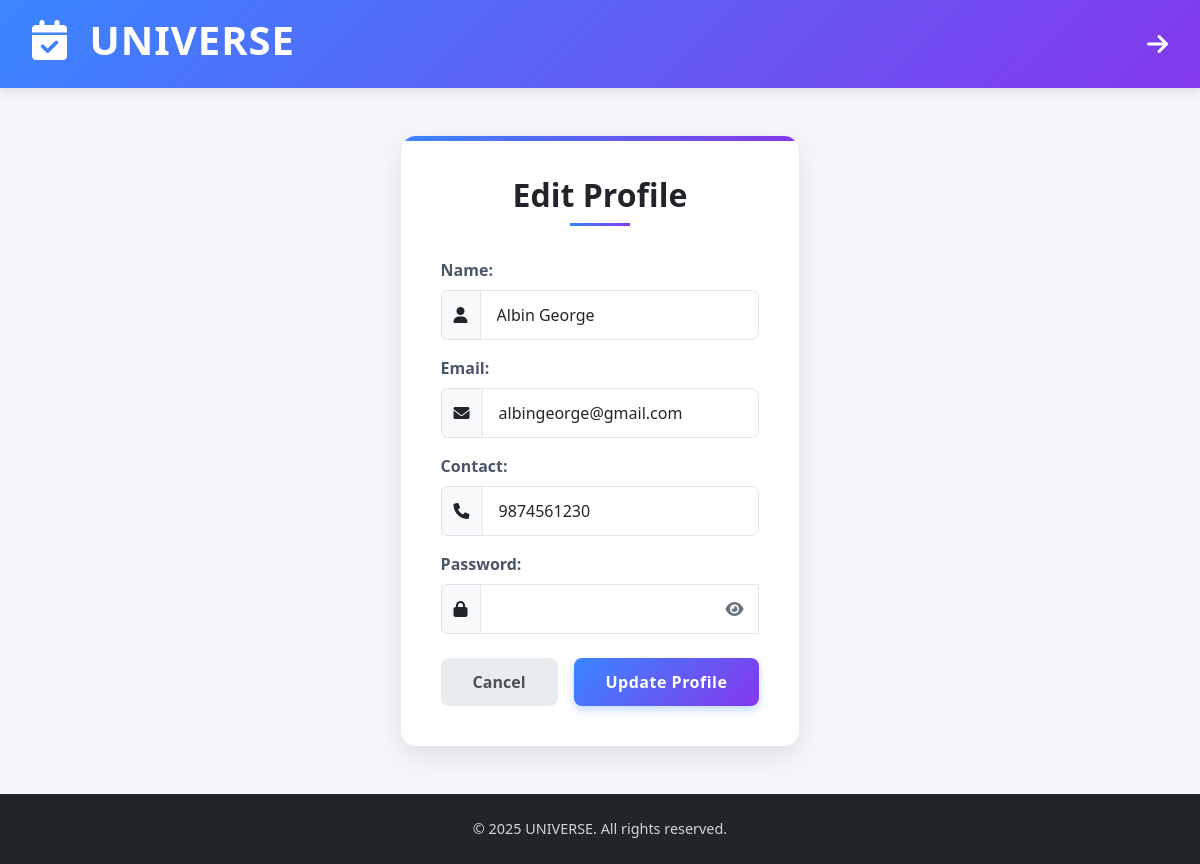
The page /Student/edit-profile/ (signed in) on the database its author committed.
### College/models.py (models this page shows)
class Student(models.Model):
    name = models.CharField(max_length=50)
    email = models.EmailField(unique=True)
    password = models.CharField(max_length=50)
    contact = models.CharField(max_length=50)
    college = models.ForeignKey(College, on_delete=models.CASCADE)

### Student/views.py (the view, shortened to what this page needs)
# urls.py: path("edit-profile/",views.edit_student_profile, name="edit_profile"),
def edit_student_profile(request):
    student_id = request.session.get("stud")
    if not student_id:
        return redirect("Student:login")
    try:
        student = Student.objects.get(id=student_id)
    except Student.DoesNotExist:
        return redirect("Student:profile")
    return render(request, "Student/edit_profile.html", {"student": student})

### Student/templates/Student/Edit_profile.html (shortened to what this page needs)
<!DOCTYPE html>
<html lang="en">
<head>
    <link href="https://cdn.jsdelivr.net/npm/bootstrap@5.3.0-alpha1/dist/css/bootstrap.min.css" rel="stylesheet">
    <link rel="stylesheet" href="https://cdnjs.cloudflare.com/ajax/libs/font-awesome/6.0.0-beta3/css/all.min.css">
</head>
<body>
    <div class="navbar">
        <h1><i class="fas fa-calendar-check"></i> UNIVERSE</h1>
        <a href="{% url 'Student:student_home' %}" style="color: #fff; text-decoration: none; font-size: 24px;">
            <i class="fas fa-arrow-right"></i>
        </a>
    </div>
    <div class="form-container">
        <h2>Edit Profile</h2>
        <form method="post">
            <div class="mb-3">
                <label for="name">Name:</label>
                <div class="input-group">
                    <span class="input-group-text"><i class="fas fa-user"></i></span>
                    <input type="text" id="name" name="name" class="form-control" value="{{ student.name }}" required>
                </div>
            </div>
            <div class="mb-3">
                <label for="email">Email:</label>
                <div class="input-group">
                    <span class="input-group-text"><i class="fas fa-envelope"></i></span>
                    <input type="email" id="email" name="email" class="form-control" value="{{ student.email }}" required>
                </div>
            </div>
            <div class="mb-3">
                <label for="contact">Contact:</label>
                <div class="input-group">
                    <span class="input-group-text"><i class="fas fa-phone"></i></span>
                    <input type="text" id="contact" name="contact" class="form-control" value="{{ student.contact }}" required>
                </div>
            </div>
            <div class="mb-3">
                <label for="password">Password:</label>
                <div class="input-group password-container">
                    <span class="input-group-text"><i class="fas fa-lock"></i></span>
                    <input type="password" id="password" name="password" class="form-control" required>
                    <button type="button" class="password-toggle" onclick="togglePassword()">
                        <i class="fas fa-eye" id="toggleIcon"></i>
                    </button>
                </div>
            </div>
            <div class="d-grid gap-2 d-md-flex justify-content-md-end mt-4">
                <a href="{% url 'Student:profile' %}" class="btn btn-secondary me-md-2">Cancel</a>
                <button type="submit" class="btn btn-primary">Update Profile</button>
            </div>
        </form>
    </div>
    <div class="footer">
        <p>&copy; 2025 UNIVERSE. All rights reserved.</p>
    </div>
</body>
</html>

### Student/templates/Student/Edit_profile.html (style rules this page uses)
:root { --primary: #3a86ff; --primary-dark: #2667cc; --secondary: #8338ec; --accent: #ff006e; --dark: #212529; --light: #f8f9fa; --background: #f5f7fa; --card-shadow: 0 10px 30px rgba(0, 0, 0, 0.1); }
body { font-family: 'Segoe UI', Tahoma, Geneva, Verdana, sans-serif; background: var(--background); color: var(--dark); min-height: 100vh; display: flex; flex-direction: column; }
.navbar { background: linear-gradient(135deg, var(--primary) 0%, var(--secondary) 100%); color: white; padding: 1rem 2rem; box-shadow: 0 4px 12px rgba(0, 0, 0, 0.1); }
.navbar h1 { font-weight: 700; letter-spacing: 1px; }
.navbar i.fa-calendar-check { margin-right: 10px; color: #fff; }
.navbar a { transition: transform 0.3s, color 0.3s; }
.form-container { max-width: 600px; margin: 3rem auto; padding: 2.5rem; background: white; border-radius: 15px; box-shadow: var(--card-shadow); flex-grow: 1; transform: translateY(0); transition: transform 0.3s; position: relative; overflow: hidden; }
.form-container::before { content: ''; position: absolute; top: 0; left: 0; right: 0; height: 5px; background: linear-gradient(90deg, var(--primary) 0%, var(--secondary) 100%); }
.form-container h2 { text-align: center; margin-bottom: 2rem; color: var(--dark); font-weight: 600; position: relative; padding-bottom: 0.75rem; }
.form-container h2::after { content: ''; position: absolute; bottom: 0; left: 50%; transform: translateX(-50%); width: 60px; height: 3px; background: linear-gradient(90deg, var(--primary) 0%, var(--secondary) 100%); }
.form-control { border: 1px solid #e2e8f0; border-radius: 8px; padding: 0.75rem 1rem; transition: all 0.3s; }
label { font-weight: 600; color: #4a5568; margin-bottom: 0.5rem; display: block; }
.btn-primary { background: linear-gradient(135deg, var(--primary) 0%, var(--secondary) 100%); border: none; border-radius: 8px; padding: 0.75rem 2rem; font-weight: 600; letter-spacing: 0.5px; transition: all 0.3s; box-shadow: 0 4px 10px rgba(58, 134, 255, 0.3); }
.btn-secondary { background-color: #e9ecef; color: #495057; border: none; border-radius: 8px; padding: 0.75rem 2rem; font-weight: 600; transition: all 0.3s; }
.password-container { position: relative; }
.password-toggle { position: absolute; right: 10px; top: 50%; transform: translateY(-50%); background: none; border: none; color: #6c757d; cursor: pointer; z-index: 10; }
.footer { background-color: var(--dark); color: white; text-align: center; padding: 1.5rem; margin-top: auto; }
.footer p { margin: 0; opacity: 0.8; font-size: 0.9rem; }
.mb-3 { animation: fadeIn 0.5s ease forwards; opacity: 0; }
.mb-3:nth-child(2) { animation-delay: 0.2s; }
.mb-3:nth-child(3) { animation-delay: 0.3s; }
.mb-3:nth-child(4) { animation-delay: 0.4s; }
button[type="submit"] { animation: fadeIn 0.5s ease forwards; animation-delay: 0.5s; opacity: 0; }

### rows shown on the page
Student: name "Albin George", email "albingeorge@gmail.com", contact "9874561230"
